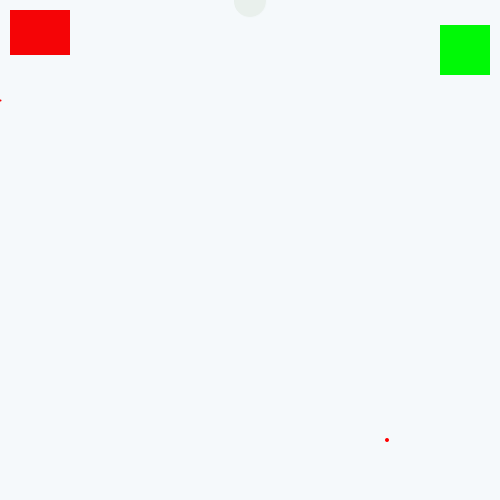
Frame 1 (no input)
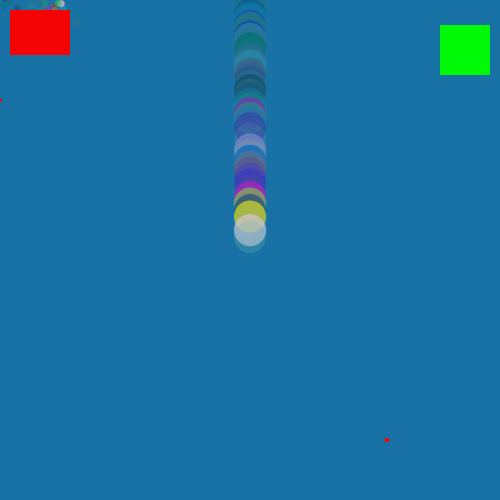
Frame 60 (the mouse pressed at the canvas centre just before this capture)
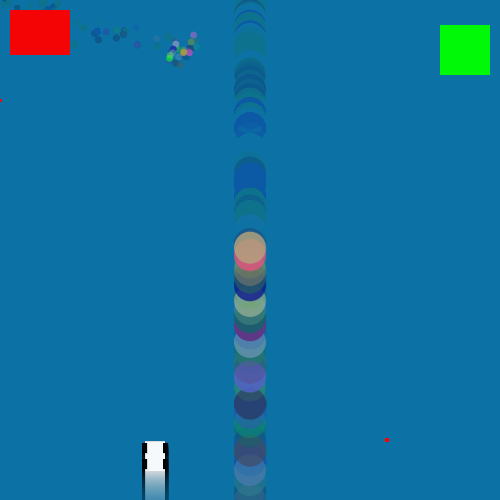
Frame 120 (the mouse held since frame 60 and released just before this capture)

The Processing sketch that drew these frames (run headless with seeded random() and noise(); from frame 60 on, the mouse is pressed at the canvas centre):

// Processing sketch: processing_85000
// ── processing_85000.pde

// random spot 
float q = 0; // spot's x axis
float z = 0; // spot's y axis
int bspeed = 1;// spot's speed
int k = 0; // location randomizer



// background colour changer
float r3 = 0;
float g3 = 100;
float b3 = 155;
float a3 = 10;


// move car up the sketch window in drawCar() 
float drawCary;





// snake coordinates 
int x = 0;// snake x axis
int y = 100; // snake y axis


// coloured setting for gravity ball
float r; // red 
float g; // green
float b; // blue
float a; // transparent



// colour settings for shapes
float r2 = 0; // red 2
float g2 = 0; // green 2
float b2 = 0; // blue 2
float a2 = 0; // transparent 2






// draws rectangle top left of sketch window
int t = 10; // drawRect x axis
int u = 10; // drawRect y axis
int w = 60; // drawRect width
int h = 45; // drawRect height


// for gravityball
float gbs = 0; // gravity ball's starting point 
float gbp = 250; // gravity ball stays in centre
float gbspeed = 1; // gravity ball's speed 
float gravity = 0.1; // gravity ball's gravity 







void setup() {

  size(500, 500); // window size
  background(255); // background colour
  smooth(); // smooth
  
  drawCary = height; // to move the car the height of the sketch window by holding the mouse button   


}

void draw() {
  drawRect();
  drawsnake();
  drawSquare();
  shapecolourChanger();
  snakeOperator();
  drawCar();
  drawTriangle();
  backgroundColourChanger();
  redDot();
  spotmove();
  spotbounce();
  displayspot();
  gravityball();
}

void drawRect() { 
  noStroke(); // no outline top left object
  fill(255, g2, b2); // top left object's colour
  rect(t, u, w, h); // top left object's location and size 
} 



void drawSquare() {
  noStroke(); // no outline
  fill(r2, 255, b2); // fill colour
  rect(440, 25, 50, 50); // top right square location and size
}

void drawTriangle () {
  noStroke(); // no out line
  //strokeWeight(0);
  fill(r2,200,0,a2); // coulour 
  triangle(350, 420, 390, 420, 370, 300); // triangle location and size

}


void redDot() {
 // when the snake goes through the red dot from the right side the triangle appears
  noStroke(); // no outline 
  fill(255,0,0); // red fill
  ellipse(387,440,4,4); // dot's location and size

}


void drawCar() {


  strokeWeight(0); // black outline
  stroke(0); // black outline
  fill(255); // colour
 // rect(145, 160, 20, 30); // car body location and size 
  rect(145,drawCary,20,30); // car body location and size

  fill(0); // tire colour
   
  rect(142,drawCary+2,5,10); // top left wheel
  rect(142,drawCary+18,5,10); // bottom left wheel
  rect(163,drawCary+2,5,10); // top right wheel
  rect(163,drawCary+18,5,10); // bottom right wheel

 // rect(142,162,5,10); // top left wheel
 // rect(142,178,5,10); // bottom left wheel
 // rect(163,162,5,10); // top right wheel
 // rect(163,178,5,10); // bottom right wheel

if (mousePressed) {
 drawCary = drawCary - 1; // car speed moving the height of screen when mouse button held down

}

} 



void drawsnake() {
  stroke(255,0,0); // snake's colour
  strokeWeight(2); // snake's line thickness
  line(x, y, x, y); // snake's variable cooridnates 
}



void snakeOperator() {

  if (key == 'd') { // snake is operated to move right when 'd' is pressed

    x = x+1;

  }
  else if (key == 's') { // snake is operated to move down when 's' is pressed
    y = y+1;
 
  }

  else if (key == 'w') { // snake is operated to move up when 'w' is pressed
    y = y-1;

  }

  else if (key == 'a') { // snake is operated to move left when 'a' is pressed
    x = x-1;
  
  }

    x = constrain(x, 0, 500);
    y = constrain(y, 0, 500);
  
 
}

































void backgroundColourChanger() { 
 noStroke(); // no out line for background colour
 fill(r3,g3,b3,a3); // colour 
 //fill(0,100,155,10);  // blue background
 rect(0,0,500,500); // background size




/// Increase Colours
 if (key == 'r') { // red is increased when the 'r' key is pressed 
    r3 = r3 + 1;
  }


 if (key == 'g') { // green is increased when the 'g' key is pressed 
    g3 = g3 + 1;
  }

if (key == 'b') { // blue is increased when the 'b' key is pressed 
    b3 = b3 + 1;
  }

if (key == 'p') { // transparent is increased when the 'p' key is pressed 
    a3 = a3 + 1;
  }


//Decrease Colours
 if (key == 't') { // red is decreased when the 't' key is pressed 
    r3 = r3 - 1;
  }


 if (key == 'h') { // green is decreased when the 'h' key is pressed 
    g3 = g3 - 1;
  }

if (key == 'n') { // blue is decreased when the 'n' key is pressed 
    b3 = b3 - 1;
  }

if (key == 'o') { // transparent is decreased when the 'o' key is pressed 
    a3 = a3 - 1;
  }

}

// changes colour of shapes 
void shapecolourChanger() {
  if (y < u+h && x < t+w) { // if snake reaches this point colour changes on the rectangle
    g2 = g2 + 255;
  } 

  if (x > 440 && y < 70) { // if snake reaches this point colour changes in the square and rectangle 
    r2 = r2 + 10;
    g2 = g2 + 100;    
} 


if (x < 390 && y > 420) { // if snake reaches this point the triangle appears 
  a2 = a2 + 10;
}


}
 












// random coloured spot move
void spotmove() {
   z = z + random(-10,10); // y axis shaking space
  //float k = random(0,100);

  z = z + bspeed; // y axis speed 



q = q + random(-10,10); // x axis shaking space
  //float k = random(0,100);

  q = q + bspeed; // x axis speed


}

// random coloured spot bounce 
void spotbounce() {
   if ((z > height) || (z < 0)) {
    bspeed = bspeed * -1; // y axis bounce
  }


if ((q > width) || (q < 0)) {
    bspeed = bspeed * -1; // x axis bounce
  }


}



// random coloured spot display
void displayspot() {
  
  r = random(255); // random spot colour
  g = random(255); // random spot colour
  b = random(255); // random spot colour
  a = random(255); // random spot colour
 
 
 // Display circle at x location
  noStroke(); // no out line for spot 
 fill(r,g,b,a); // random spot colour 
  //stroke(0); // outline
  //fill(175); // grey
  ellipse(q, z, 7, 7); // spot location and size

q = constrain(q,0,500); // constrain spot to this space
z = constrain(z,0,500); // constrain spot to this space
}











// ball bounces up and down sketch window with a gravity setting 
void gravityball() {
  
gbs = gbs + gbspeed; // moves the ball

gbspeed = gbspeed + gravity; // adds the gravity

if ((gbs > width) || (gbs < 0)) {
  gbspeed = gbspeed * -1; // changes ball's moving position
}


 r = random(255); // random red
 g = random(255); // random green
 b = random(255); // random blue
 a = random(255); // random transparent




stroke(r,g,b,a); // random stroke colour
fill(r,g,b,a); // random fill colour
ellipse(gbp,gbs,32,32); // bouncing ball 

gbs = constrain(gbs,0,500); // constrain ball between these points
gbp = constrain(gbp,0,500); // constrain ball between these points
}
